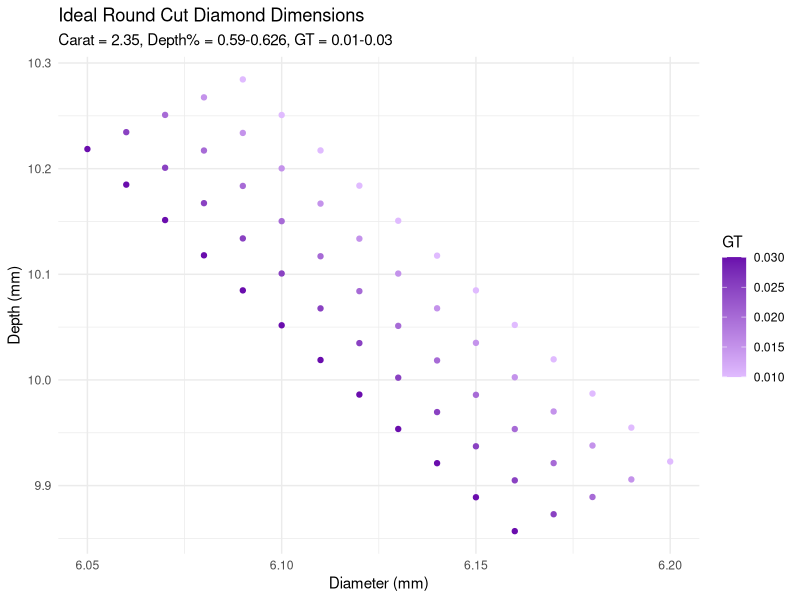

Write the R code that produced this figure.

#Determine ideal round diamond sizes

#Given that most of the diamonds length and width are close to equal we can assume diamonds are typically round.
#We need to determine the ideal size of a round cut diamond.
#According to a diamond carat calculator app(Diamond Carat Calculator (Diamond Weight))
#https://www.omnicalculator.com/other/diamond-carat
#the formula for determining carat size from diamond dimensions for round cut diamonds is Diameter² × Depth × 0.0061 × (1 + GT). 
#GT(Girdle Thickness Factor) usually lies between 1% (0.01) and 3% (0.03) for round diamonds. 
#Ideal Diamond Cuts have an ideal depth percentage of 59-62.6%. This percentage is determined by dividing the diamond’s height by its width.
#(Ideal Diamond Depth and Table by Cut | The Diamond Pro)
#https://www.diamonds.pro/education/diamond-depth-and-table/.
#Checking the GT range with the carat size set to the maximum carat value of 2.35
#we can test for the diameter sizes between our minimum width that result in a 
#depth that is above the minimum depth and within the ideal depth percentage of 59-62.6%:
  

# Constants based on real world gem cutting considerations
ideal_depth_percent_low <- 0.59
ideal_depth_percent_high <- 0.626

max_carat = 2.35
min_depth_mm <- 4.27
min_width_mm <- 2.78
min_length_mm <- 7.96

# Generate sequences; 50 is arbitrary
diameter_range <- seq(min_width_mm, 50, by = 0.01)
#Based on real world ranges of GT
gt_range <- seq(0.01, 0.03, by = 0.005)

# Initialize an empty list to store results
results_list <- list()

# Loop over gt values
for (gt in gt_range) {
  # Initialize temporary storage vectors
  valid_diameters <- c()
  valid_depths <- c()
  valid_percent_depths <- c()
  valid_gt <- c()
  
  # Loop over diameters; 2.35 is max carat size
  for (diameter in diameter_range) {
    depth <- max_carat / (diameter^2 * 0.0061 * (1 + gt))
    
    if (depth >= min_depth_mm) {
      percent_depth <- diameter/depth
      
      if (percent_depth >= ideal_depth_percent_low && percent_depth <= ideal_depth_percent_high) {
        valid_diameters <- c(valid_diameters, diameter)
        valid_depths <- c(valid_depths, depth)
        valid_percent_depths <- c(valid_percent_depths, percent_depth)
        valid_gt <- c(valid_gt, gt)
      }
    }
  }
  
  # Combine results for this gt
  if (length(valid_diameters) > 0) {
    temp_df <- data.frame(
      Diameter_mm = valid_diameters,
      Depth_mm = valid_depths,
      Depth_Percentage = valid_percent_depths,
      GT = valid_gt,
      carat = max_carat
    )
    results_list[[as.character(gt)]] <- temp_df
  }
}

# Combine all gt result dataframes into one
final_results <- do.call(rbind, results_list)

#clean up rownames
rownames(final_results) <- NULL

# View results
print(final_results)


#Plot Final Results
# Load ggplot2
library(ggplot2)

# Create the scatterplot with purple color mapping based on GT
ggplot(final_results, aes(x = Diameter_mm, y = Depth_mm, color = GT)) +
  geom_point() +
  scale_color_gradient(low = "#e0bbff", high = "#6a0dad") +  # light to dark purple
  labs(
    title = "Ideal Round Cut Diamond Dimensions",
    subtitle = "Carat = 2.35, Depth% = 0.59-0.626, GT = 0.01-0.03",
    x = "Diameter (mm)",
    y = "Depth (mm)",
    color = "GT"
  ) +
  theme_minimal()





